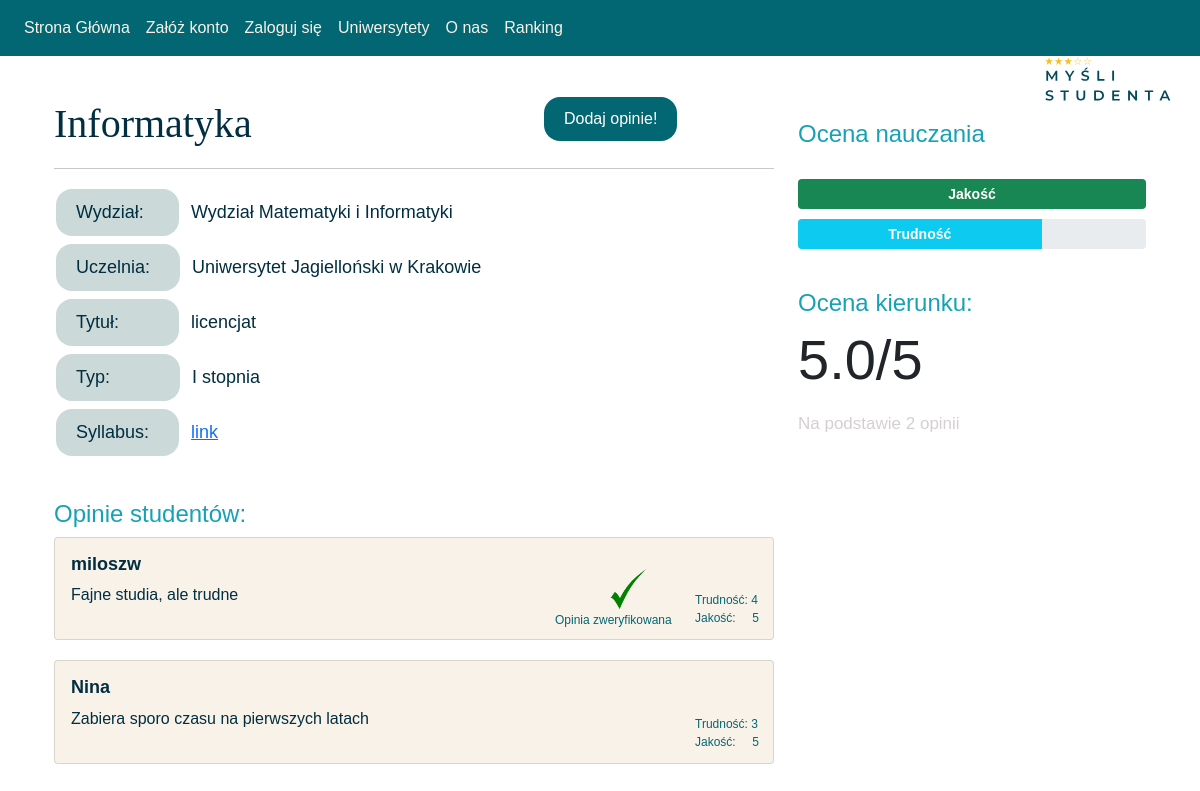
The app's page /university/Uniwersytet Jagielloński w Krakowie/course/3, older data.
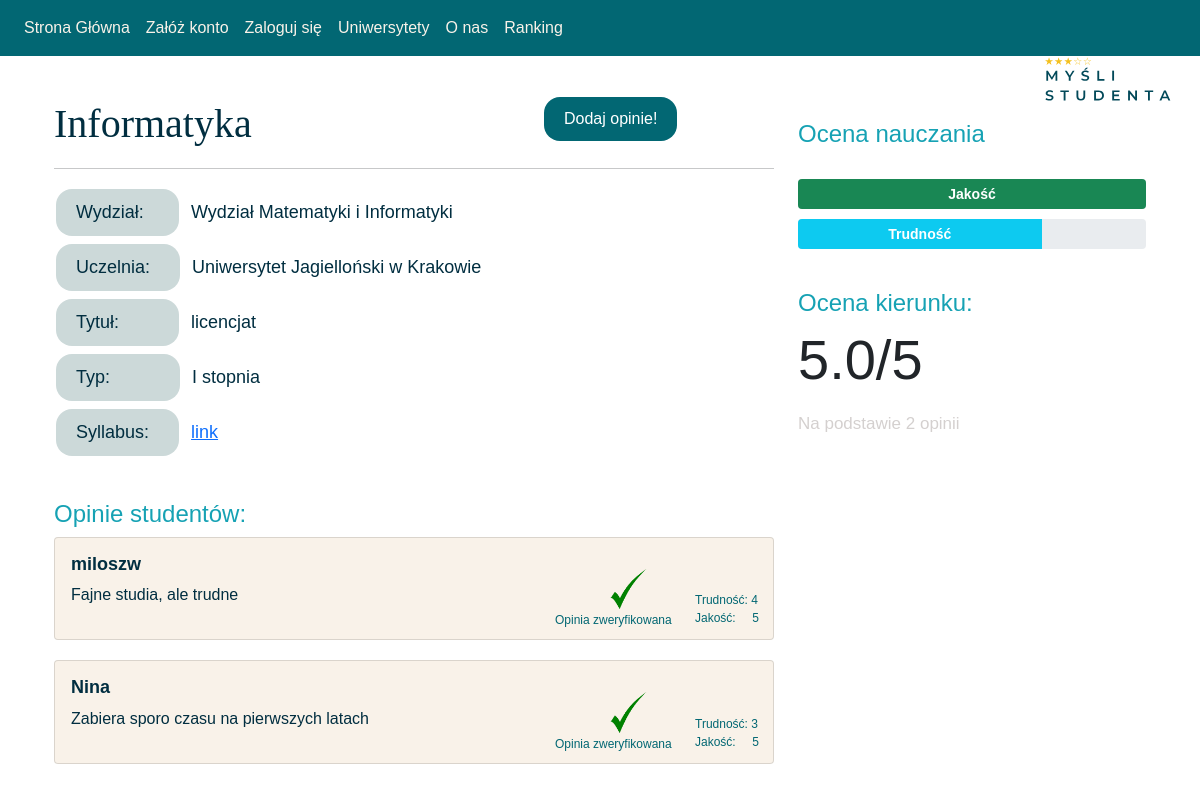
The same page, newer data.
### website/models.py (models this page shows, shortened)
class Course(db.Model):
    __tablename__ = 'course'
    course_id = db.Column(db.Integer, primary_key=True)
    course_name = db.Column(db.String(100), nullable=False)
    syllabus = db.Column(db.String(200), nullable=False)
    university_id = db.Column(db.Integer, db.ForeignKey('university.university_id'), nullable=False)
    degree = db.Column(db.String(100), nullable=False)
    cycle = db.Column(db.String(100), nullable=False)
    department = db.Column(db.String(100))
    code = db.Column(db.String(50))
    rating = relationship("Rating",backref="Course")

class University(db.Model):
    __tablename__ = 'university'
    university_id = db.Column(db.Integer, primary_key=True)
    university_name = db.Column(db.String(100), nullable=False)
    location = db.Column(db.String(50), nullable=False)
    website = db.Column(db.String(100), nullable=False)
    api_url = db.Column(db.String(50))
    course = relationship("Course",backref = "University")

class Rating(db.Model):
    __tablename__ = 'rating'
    rating_id = db.Column(db.Integer, primary_key=True)
    username = db.Column(db.String(100), db.ForeignKey('user.username'), nullable=False)
    course_id = db.Column(db.Integer, db.ForeignKey('course.course_id'), nullable=False)
    quality_value = db.Column(db.Integer, nullable=False)
    difficulty_value = db.Column(db.Integer, nullable=False)
    rating_description = db.Column(db.String(500))
    is_verified = db.Column(db.Integer)

### website/views.py (the view)
@views.route('/university/<string:university_name>/course/<int:course_id>')
def course(university_name,course_id):
    ratings = Rating.query.filter_by(course_id=course_id).all()
    course = Course.query.filter_by(course_id = course_id).first()
    university_name = University.query.filter_by(university_id =course.university_id).first().university_name
    users = User.query.all()
    avg_rating = calculate_average_rating(course)
    ratings = Rating.query.filter_by(course_id=course_id).all()
    number_of_ratings = len(ratings)
    avg_quality_value = (100*calculate_average_quality_value(course))/5
    avg_difficulty_value = (100*calculate_average_difficulty_value(course))/5
    return render_template('course.html',
                           user=current_user,
                           course=course,course_id=course_id,ratings=ratings,avg_rating=avg_rating,number_of_ratings=number_of_ratings,university_name=university_name,users=users, avg_quality_value=avg_quality_value,
                           avg_difficulty_value=avg_difficulty_value)

### website/functions.py (called while the page is built)
def calculate_average_quality_value(course):
    ratings = course.rating
    total_ratings = len(ratings)
    if total_ratings == 0:
        return 0
    sum_quality_values = sum(rating.quality_value for rating in ratings)
    average_quality_value = sum_quality_values / total_ratings
    return average_quality_value

def calculate_average_difficulty_value(course):
    ratings = course.rating
    total_ratings = len(ratings)
    if total_ratings == 0:
        return 0
    sum_difficulty_values = sum(rating.difficulty_value for rating in ratings)
    average_difficulty_value = sum_difficulty_values / total_ratings
    return average_difficulty_value

def calculate_average_rating(course):
    ratings = Rating.query.filter_by(course_id=course.course_id).all()
    if ratings:
        total_ratings = len(ratings)
        quality_sum = sum(rating.quality_value for rating in ratings)
        average_rating = quality_sum / total_ratings
        return round(average_rating,2)
    else:
        return 'Brak opinii'

### website/templates/course.html (shortened to what this page needs)
{% extends "base.html" %} {% block title %}Kurs {{course.course_name}}{% endblock %} {% block content %}
<head>
  <link rel="stylesheet" href="https://cdn.jsdelivr.net/npm/bootstrap@5.0.1/dist/css/bootstrap.min.css">
</head>
<body>
  <div class="container mt-4">
    <div class="row">
      <div class="col-md-8">
        <h1 class="course-name">{{course.course_name}}</h1>
          <div style="position:absolute; left:500px; top:-21px">
          <a  href="{{ url_for('views.add_opinion_page', course_id=course.course_id, university_name=university_name) }}">
              <br /><br />
              <button class="button" id="add-opinion">
                    Dodaj opinie!
              </button>
          </a>
          </div>
        <hr>
        <p class="course-info">
                               <h10 class = "oval" width="30px">Wydział: &nbsp&nbsp</h10>&nbsp&nbsp{{course.department}}<br>
                               <h10 class = "oval">Uczelnia: &nbsp</h10>&nbsp&nbsp{{university_name}}<br>
                               <h10 class = "oval">Tytuł: &nbsp&nbsp&nbsp&nbsp&nbsp&nbsp&nbsp</h10>&nbsp&nbsp{{course.degree}}<br>
                               <h10 class = "oval">Typ: &nbsp&nbsp&nbsp&nbsp&nbsp&nbsp&nbsp&nbsp&nbsp</h10>&nbsp&nbsp{{course.cycle}}<br>
                               <h10 class = "oval">Syllabus: &nbsp</h10>&nbsp&nbsp<a href="{{course.syllabus}}">link</a>
        </p>
        <h2 class="rating-title">Opinie studentów:
        </h2>
        {% for rating in ratings %}
        <div class="card review-card">
          <div class="card-body">
            <h5 class="card-title">{{rating.username}}</h5>
            <p class="card-text">{{rating.rating_description}}</p>
            {% if rating.is_verified == 1 %}
               <div class="verification">
                <img src="{{ url_for('static', filename='check.svg') }}" width="40%" height="40%" style="position: absolute; bottom: 30px; left: 430px;">
                   <div style="position: absolute; bottom: 10px; left: 500px; font-size: 12px; color: #026773;">Opinia zweryfikowana</div>
               </div>
            {% endif %}
            <div style="position: absolute; bottom: 12px; left: 640px; font-size: 12px; color: #026773;">Jakość:&nbsp&nbsp&nbsp&nbsp {{rating.quality_value}} </div>
            <div style="position: absolute; bottom: 30px; left: 640px; font-size: 12px; color: #026773;">Trudność:  {{rating.difficulty_value}} </div>
          </div>
        </div>
        {% endfor %}
      </div>
      <div class="col-md-4">
        <h2 class="rating-title">Ocena nauczania</h2>
        <div class="rating-breakdown">
          <div class="progress">
            <div class="progress-bar bg-success" role="progressbar" style="width: {{ avg_quality_value }}%;" aria-valuenow="{{ avg_quality_value }}" aria-valuemin="0" aria-valuemax="100">Jakość</div>
          </div>
          <div class="progress">
            <div class="progress-bar bg-info" role="progressbar" style="width: {{ avg_difficulty_value }}%;" aria-valuenow="{{ avg_difficulty_value }}" aria-valuemin="0" aria-valuemax="100">Trudność</div>
          </div>
        </div>
        <h2 class="rating-title">Ocena kierunku:</h2>
        <p class="display-4">{{avg_rating}}/5
          <p class="no-of-ratings">Na podstawie {{number_of_ratings}} opinii</p>
        </p>
      </div>
    </div>
  </div>
</body>
</html>
{%endblock%}

### website/templates/base.html (shortened to what this page needs)
<!DOCTYPE html>
<html>
  <head>
    <link
      rel="stylesheet"
      href="https://stackpath.bootstrapcdn.com/bootstrap/4.4.1/css/bootstrap.min.css"
    />
    <link
      rel="stylesheet"
      href="https://stackpath.bootstrapcdn.com/font-awesome/4.7.0/css/font-awesome.min.css"
    />
  </head>
  <body>
    <nav class="navbar navbar-expand-lg navbar-dark bg-custom">
      <div class="collapse navbar-collapse" id="navbar">
        <div class="navbar-nav">
          {% if user.is_authenticated %}
          <a class="nav-item nav-link custom-link" id="logout" href="/logout">Wyloguj się</a>
          <a class="nav-item nav-link custom-link" id="home" href="/home">Strona Główna</a>
          <a class="nav-item nav-link custom-link" id="search" href="/compare">Porównaj</a>
          <a class="nav-item nav-link custom-link" id="unilist" href="/university_list">Uniwersytety</a>
          <a class="nav-item nav-link custom-link" id="aboutUs" href="/about">O nas</a>
          <a class="nav-item nav-link custom-link" id="ranking" href="/top_universities">Ranking</a>
          {% else %}
          <a class="nav-item nav-link custom-link" id="home" href="/home">Strona Główna</a>
          <a class="nav-item nav-link custom-link" id="signUp" href="/sign-up">Załóż konto</a>
          <a class="nav-item nav-link custom-link" id="login" href="/login">Zaloguj się</a>
          <a class="nav-item nav-link custom-link" id="unilist" href="/university_list">Uniwersytety</a>
          <a class="nav-item nav-link custom-link" id="aboutUs" href="/about">O nas</a>
          <a class="nav-item nav-link custom-link" id="ranking" href="/top_universities">Ranking</a>
          {% endif %}
        </div>
      </div>
    </nav>
    <div class="container">{% block content %} {% endblock %}</div>
    <div class="logo-container">
      <img src="{{ url_for('static', filename='2.svg') }}" alt="Logo" width="100%" height="100%">
    </div>
  </body>
</html>

### website/templates/base.html (style rules this page uses)
.logo-container { position: absolute; top: 9px; right: 20px; width: 150px; height: 150px; z-index: 9999; }

### website/templates/course.html (style rules this page uses)
body { font-family: Arial, sans-serif; }
.bg-custom { background-color: #026773; }
.navbar-dark .navbar-nav .nav-link { color: #f9f2e9; }
.course-name { font-family: Verdana,serif; color: #012E40; font-size: 40px; margin-top: 20px; margin-bottom: 20px; }
.course-info { font-size: 18px; color: #012E40; margin-bottom: 30px; }
.rating-title { color: #16a2b4; font-size: 24px; margin-top: 40px; }
.review-card { background-color: #f9f2e9;; color: #012E40; margin-bottom: 20px; }
.review-card .card-title { color: #012E40; font-size: 18px; font-weight: bold; }
.rating-breakdown { color: #ffee29; margin-top: 30px; }
.progress { color: #012E40; height: 30px; margin-bottom: 10px; }
.progress-bar { color: #ffffff; font-size: 14px; font-weight: bold; line-height: 30px; }
.no-of-ratings { font-size: 17px; line-height: 30px; color: #d4d0cf; }
.button { background-color: #026773; border: none; color: #ffffff; padding: 10px 20px; text-align: center; text-decoration: none; display: inline-block; margin: -15px 2px; cursor: pointer; border-radius: 16px; }
.oval { background-color: #ccd9d9; border: #ffffff; color: #012E40; padding: 10px 20px; text-align: center; text-decoration: none; display: inline-block; margin: 4px 2px; border-radius: 16px; }

Row changes from the older to the newer data that the page shows:
changed Rating "Nina": is_verified: picture added; now shows "Opinia zweryfikowana"
